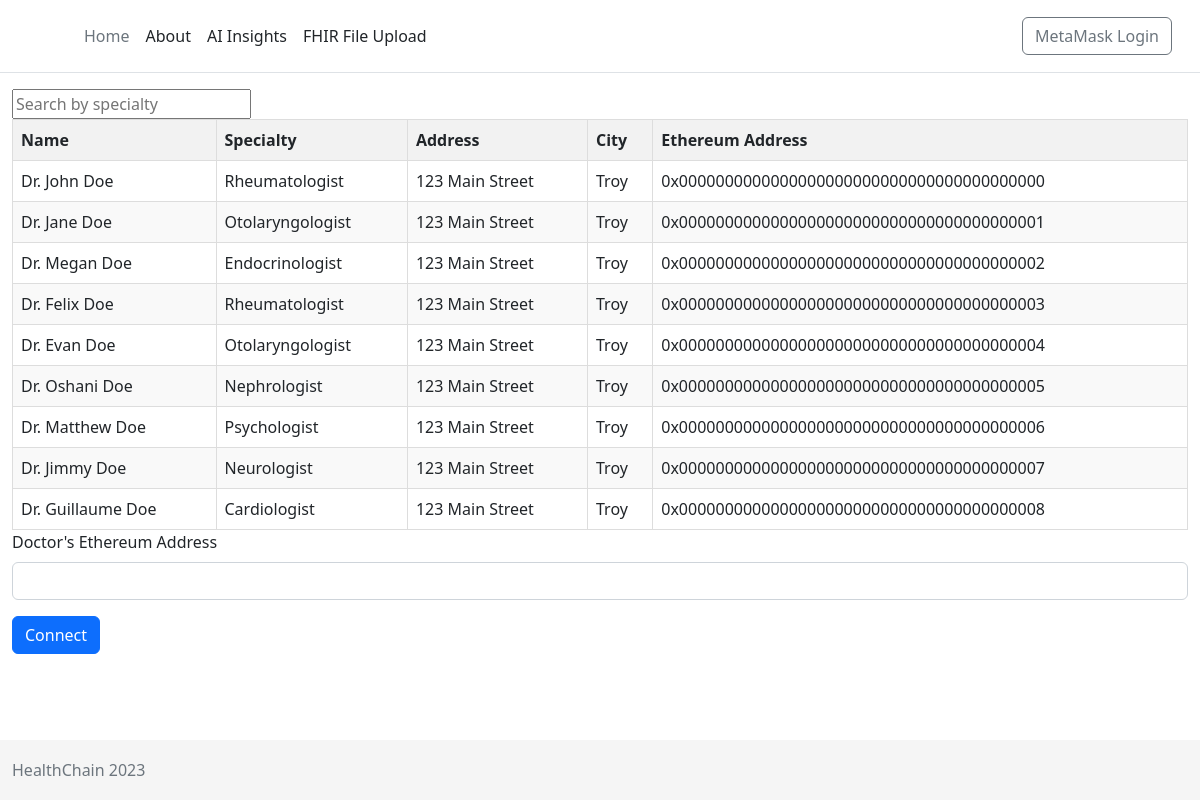
Page /providers/ (signed in) on the committed database.
### accounts/models.py (models this page shows, shortened)
class NewUser(AbstractUser):
    name = models.CharField(max_length=100)
    phone = models.CharField(max_length=100)
    address = models.CharField(max_length=100)
    city = models.CharField(max_length=100)
    specialty = models.CharField(max_length=100, blank=True)
    country = models.CharField(max_length=100)
    year = models.CharField(max_length=100)

### pages/views.py (the view)
# urls.py: path('providers/', providers, name='providers'),
@login_required
def providers(request):
    context = {
    'user': NewUser.objects.all(),
    'users': NewUser.objects.exclude(specialty__isnull=True).exclude(specialty='')}
    if request.method == 'POST':
        form = connectForm(request.POST, instance=request.user)
        if form.is_valid():
            form.save()
            return redirect('providers')
    else:
        form = connectForm(instance=request.user)
    context['form'] = form
    return render(request, 'providers.html', context)

### accounts/forms.py
class connectForm(forms.ModelForm):
    class Meta:
        model = NewUser
        fields = ('address',)
        labels = {
            'address': 'Doctor Eth Address',
        }
    def __init__(self, *args, **kwargs):
        super(connectForm, self).__init__(*args, **kwargs)
        self.fields['address'].required = False
        self.fields['address'].widget.attrs['placeholder'] = '0x...'

### templates/providers.html (shortened to what this page needs)
{% extends '_base.html' %}
{% block content %}
<input type="text" id="searchInput" placeholder="Search by specialty">
<table>
    <thead>
        <tr>
            <th>Name</th>
            <th>Specialty</th>
            <th>Address</th>
            <th>City</th>
            <th>Ethereum Address</th>
        </tr>
    </thead>
    <tbody id="tableBody">
        {% for user in users %}
        <tr>
            <td>{{ user.name }}</td>
            <td>{{ user.specialty }}</td>
            <td>{{ user.address }}</td>
            <td>{{ user.city }}</td>
            <td>{{ user.username }}</td>
        </tr>
        {% endfor %}
    </tbody>
</table>
<form method="POST" action="/">
    <div class="mb-3">
        <label for="username" class="form-label">Doctor's Ethereum Address</label>
        <input type="text" class="form-control" id="username" name="username">
    </div>
    <button type="submit" class="btn btn-primary">Connect</button>
{% endblock %}

### static/css/base.css (style rules this page uses)
html { position: relative; min-height: 100%; font-size: 14px; }
@media (min-width: 768px) { html { font-size: 16px; } }
body { margin-bottom: 60px; }

### templates/providers.html (style rules this page uses)
table { width: 100%; border-collapse: collapse; }
th, td { border: 1px solid #dddddd; text-align: left; padding: 8px; }
th { background-color: #f2f2f2; }
tr:nth-child(even) { background-color: #f9f9f9; }

### rows in the picture
NewUser: name "Dr. John Doe", specialty "Rheumatologist", address "123 Main Street", city "Troy", username "0x0000000000000000000000000000000000000000"
NewUser: name "Dr. Jane Doe", specialty "Otolaryngologist", address "123 Main Street", city "Troy", username "0x0000000000000000000000000000000000000001"
NewUser: name "Dr. Megan Doe", specialty "Endocrinologist", address "123 Main Street", city "Troy", username "0x0000000000000000000000000000000000000002"
NewUser: name "Dr. Felix Doe", specialty "Rheumatologist", address "123 Main Street", city "Troy", username "0x0000000000000000000000000000000000000003"
NewUser: name "Dr. Evan Doe", specialty "Otolaryngologist", address "123 Main Street", city "Troy", username "0x0000000000000000000000000000000000000004"
NewUser: name "Dr. Oshani Doe", specialty "Nephrologist", address "123 Main Street", city "Troy", username "0x0000000000000000000000000000000000000005"
NewUser: name "Dr. Matthew Doe", specialty "Psychologist", address "123 Main Street", city "Troy", username "0x0000000000000000000000000000000000000006"
NewUser: name "Dr. Jimmy Doe", specialty "Neurologist", address "123 Main Street", city "Troy", username "0x0000000000000000000000000000000000000007"
NewUser: name "Dr. Guillaume Doe", specialty "Cardiologist", address "123 Main Street", city "Troy", username "0x0000000000000000000000000000000000000008"
